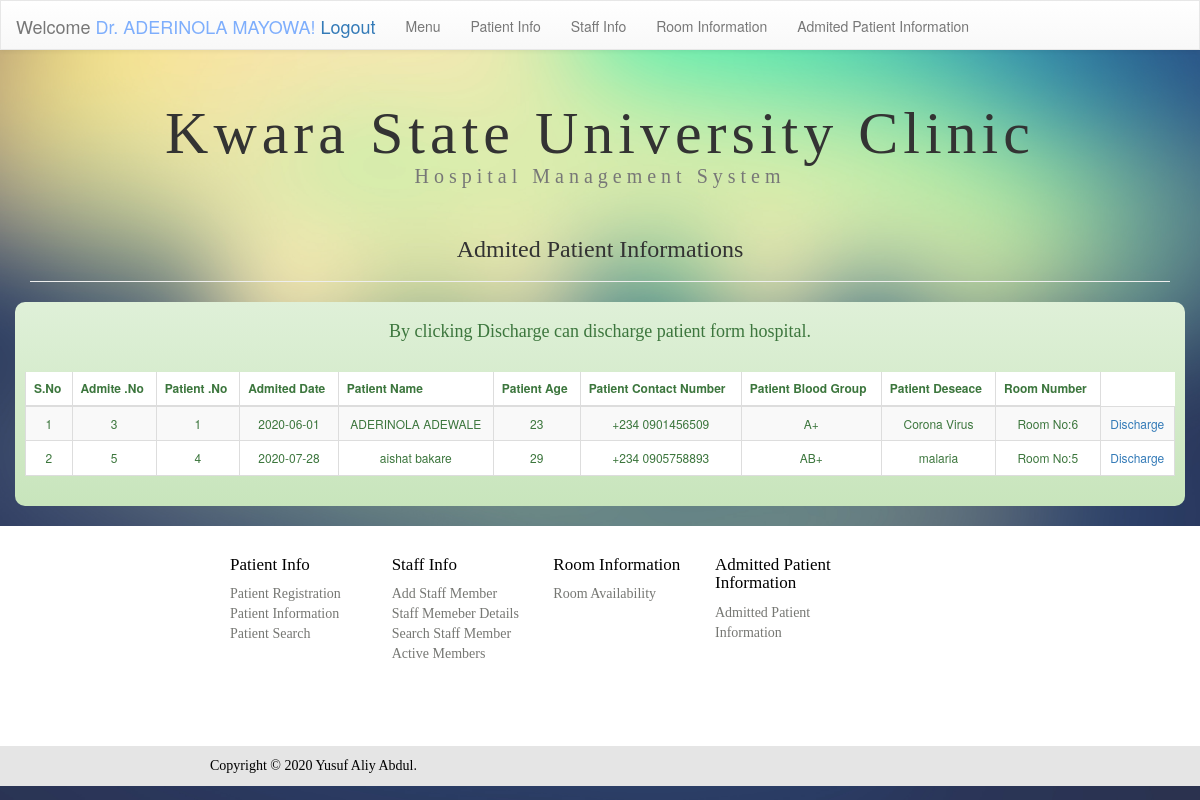
The app's page /admite.php (signed in) with its own data.
### tables this page shows
CREATE TABLE `admit_pet` (
  `admit_petid` int(11) NOT NULL,
  `admit_name` varchar(500) NOT NULL,
  `admit_age` int(3) NOT NULL,
  `admit_con` varchar(15) NOT NULL,
  `admit_bg` varchar(3) NOT NULL,
  `admit_rn` varchar(10) NOT NULL,
  `pet_id` int(11) NOT NULL,
  `admit_date` date NOT NULL,
  `pet_des` varchar(100) NOT NULL
);

### admite.php (the view, shortened to what this page needs)
<?php include 'connect.php';?>
<!DOCTYPE html PUBLIC "-//W3C//DTD XHTML 1.0 Transitional//EN" "http://www.w3.org/TR/xhtml1/DTD/xhtml1-transitional.dtd">
<html xmlns="http://www.w3.org/1999/xhtml">
<head>
<link rel="stylesheet" href="css/bootstrap.min.css">
<link rel="stylesheet" href="css/bootstrap-theme.min.css">
<link rel="stylesheet" type="text/css" href="css/staff.css"/>
<link rel="stylesheet" href="css/hide.css">
</head>
<body>
<header class="nav-down ">
<?php include_once('navbar.php');?>
</header><br>
<div class="container">
<div class="row">
<div class="col-md-12 col-xs-12 ">
<h1 class="text-center ">Kwara State University Clinic<br /><small style="font-size:20px">Hospital Management System</small></h1></div>
</div>
</div>
<div class="container">
<div class="row">
<div class="col-md-12 col-xs-12">
<div class="page-header">
<h3 style="font-family:calibri;" class="text-center">Admited Patient Informations</h3></div>
</div>
</div>
</div>
<div style="border-radius:10px; padding:10px;" class="container alert-success">
<div class="row">
<div class="col-md-12 ">
<h4 style="font-family:calibri;" class="text-center">By clicking Discharge can discharge patient form hospital.</h4>
<br />
<table style="background-color:#FFF; font-size:12px; " class="table table-striped table-hover table-bordered">
<thead>
<tr>
<th><strong>S.No</strong></th>
<th><strong>Admite .No</strong></th>
<th><strong>Patient .No</strong></th>
<th><strong>Admited Date</strong></th>
<th><strong>Patient Name</strong></th>
<th><strong>Patient Age</strong></th>
<th><strong>Patient Contact Number</strong></th>
<th><strong>Patient Blood Group</strong></th>
<th><strong>Patient Deseace</strong></th>
<th><strong>Room Number</strong></th>
</tr>
</thead>
<tbody>
<?php
$count=1;
$sel_query="SELECT * FROM `admit_pet` ORDER BY `admit_petid` ASC ";
$result = mysqli_query($con,$sel_query);
while($row = mysqli_fetch_assoc($result)) { ?>
<tr>
    <td align="center"><?php echo $count; ?></td>
    <td align="center"><?php echo $row["admit_petid"]; ?></td>
    <td align="center"><?php echo $row["pet_id"]; ?> </td>
    <td align="center"><?php echo $row["admit_date"]; ?></td>
    <td align="center"><?php echo $row["admit_name"]; ?> </td>
    <td align="center"><?php echo $row["admit_age"]; ?></td>
    <td align="center"><?php echo $row["admit_con"]; ?> </td>
    <td align="center"><?php echo $row["admit_bg"]; ?></td>
    <td align="center"><?php echo $row["pet_des"]; ?> </td>
    <td align="center">Room No:<?php echo $row["admit_rn"]; ?></td>
      <td align="center"><a target="_blank" href="admiteinvo.php?id=<?php echo $row["admit_petid"];?> & rid=<?php echo $row["admit_rn"];?> & mid=<?php echo $row["pet_id"];?>">Discharge</a></td>
</tr>
<?php $count++; } ?>
</tbody>
</table>
</div>
</div></div>
</body>
<footer>
	<?php include 'footer.php';?>
</footer>
</html>

### css/staff.css (style rules this page uses)
body { background:url(../images/background.jpg) no-repeat center center fixed ; -webkit-background-size:cover; -moz-background-size:cover; -o-background-size:cover; background-size:cover; }
h1 { text-align:center; font-family:"calibri"; font-size:60px; padding-top:10px; letter-spacing:5px; }

### css/hide.css (style rules this page uses)
body { padding-top: 50px; }
header { height: 40px; z-index: 1; position:fixed; top: 0; transition: top 0.2s ease-in-out; width: 100%; }

### css/menu.css (style rules this page uses)
body { background:url(../images/background.jpg) no-repeat center center fixed ; -webkit-background-size:cover; -moz-background-size:cover; -o-background-size:cover; background-size:cover; }
h1 { text-align:center; font-family:"calibri"; font-size:60px; padding-top:10px; letter-spacing:5px; }
.table { background-color:rgba(0, 0, 0, 0.5); border:none; }

### records on screen
admit_pet: admit_petid "3", pet "1", admit_date "2020-06-01", admit_name "ADERINOLA ADEWALE", admit_age "23", admit_con "+234 0901456509", admit_bg "A+", pet_des "Corona Virus", admit_rn "6"
admit_pet: admit_petid "5", pet "4", admit_date "2020-07-28", admit_name "aishat bakare", admit_age "29", admit_con "+234 0905758893", admit_bg "AB+", pet_des "malaria", admit_rn "5"
